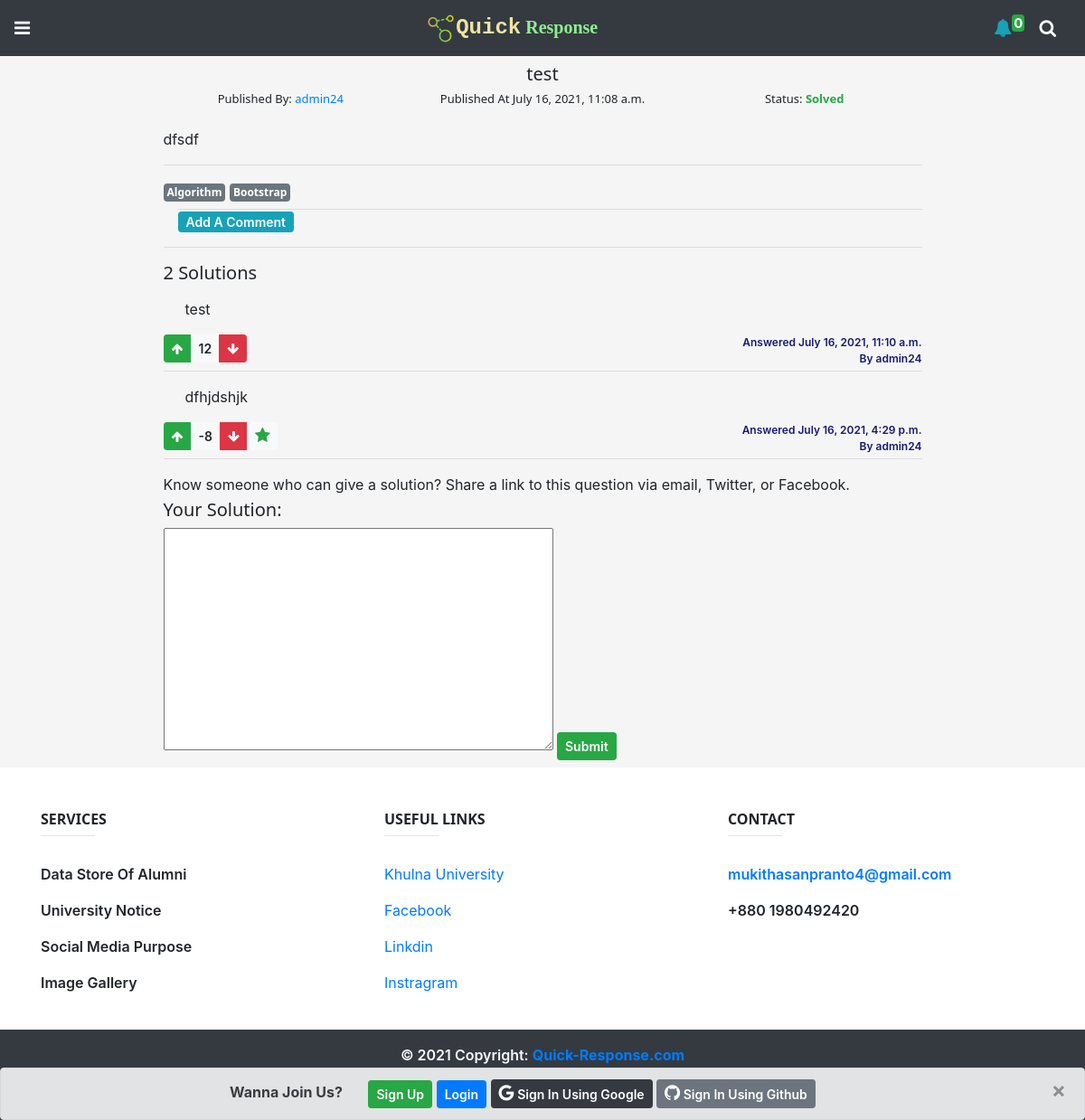
The page /problems/114/details/ on the database as committed earlier.
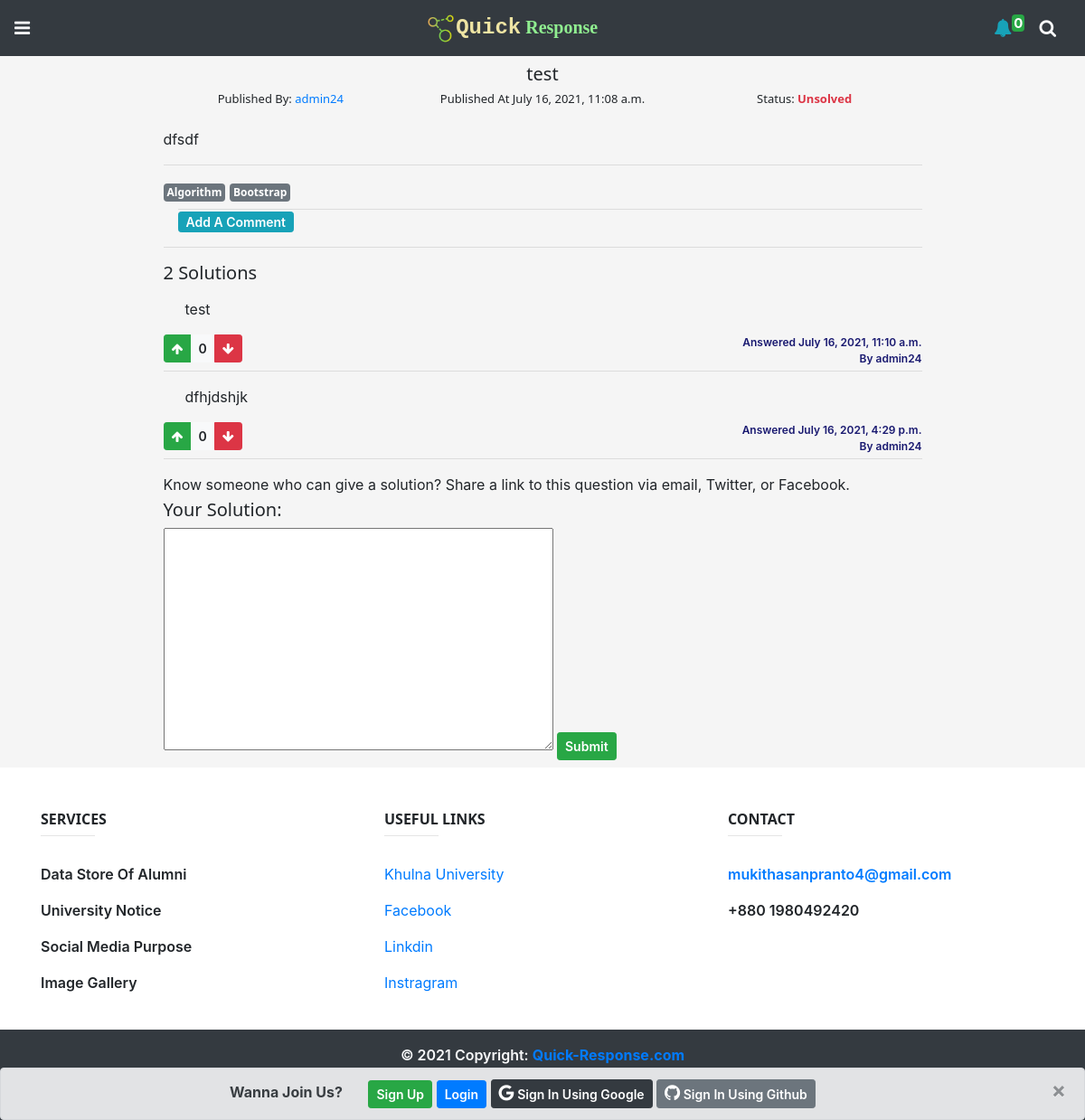
The same page on the database as committed later.
### problems/models.py (models this page shows, shortened)
class Solution(models.Model):
    author = models.ForeignKey(settings.AUTH_USER_MODEL,on_delete=models.CASCADE)
    s_body = RichTextUploadingField()
    created_on = models.DateTimeField(default=datetime.now)
    last_modified = models.DateTimeField(default=datetime.now)
    vote = models.IntegerField(default=0)
    best_answer = models.BooleanField(default=False)
    problem = models.ForeignKey('Problem', on_delete=models.CASCADE)

### problems/views.py (the view)
# urls.py: path('<int:id>/details/',problem_details,name='problem_details'),
@profile_required
def problem_details(request,id,msg=None):
    print(msg)
    problem = Problem.objects.get(id=id)
    solutions = Solution.objects.filter(problem=problem)
    sol_cnt = Solution.objects.filter(problem=problem).count()
    sol_form = SolutionForm()
    cmt_form = CommentForm()
    update_post_form = PostForm(request.POST or None,instance=problem)
    success=''
    error=''
    edit=''
    if msg == 'success':
        success = 'Solution Is Successfully Added'
    elif msg == 'error':
        error = 'Error! Solution Can\'t be Blank'
    elif msg == 'edit':
        edit = 'Problem Is Successfully Edited'
    else:
        pass
    context = {
        'problem':problem,
        'sol_form':sol_form,
        'cmt_form':cmt_form,
        'solutions':solutions,
        'total_sol':sol_cnt,
        'success':success,
        'error': error,
        'edit':edit,
        'update_post_form':update_post_form,
    }
    return render(request,"problems/problem_details.html",context)

### problems/forms.py
class SolutionForm(forms.ModelForm):
    class Meta:
        model = Solution
        fields = [
            "s_body"
        ]
        labels = {
            "s_body": "",
        }

class CommentForm(forms.ModelForm):
    class Meta:
        model = Comment
        fields = [
            "c_body",
        ]
        widgets = {
            'c_body': forms.Textarea(attrs={'rows':1,'class':'form-control','placeholder':'Leave A Comment!'}),
        }
        labels = {
            "c_body": "",
        }

### problems/models.py (called while the page is built)
    def __str__(self):
        return self.name

### problems/views.py (called while the page is built)
def profile_required(function):
    @wraps(function)
    def wrap(request, *args, **kwargs):
        if request.user.is_anonymous:
            return function(request, *args, **kwargs)
        try:
            profile = Profile.objects.get(user=request.user)
            return function(request, *args, **kwargs)
        except:
            return redirect('profile_required',request.user.id,'required')
    return wrap

### templates/problems/problem_details.html (shortened to what the changed rows need)
{% extends "base.html" %}
{% load static %}
{% block content %}
<div style="background-color: whitesmoke;" id="post_section">
    <div class="container">
        <div class="row justify-content-center">
            <div class="col-lg-9 p-2">
                <div class="row text-center">
                    <div class="col-lg-4 problem_status">
                        {% if problem.is_solved %}
                        <h6 style="font-size: small;">Status: <span class="text-success font-weight-bold">Solved</span>
                        </h6>
                        {% else %}
                        <h6 style="font-size: small;">Status: <span class="text-danger font-weight-bold">Unsolved</span>
                        </h6>
                        {% endif %}
                    </div>
                </div>
                <br>
                <div class="solution_list mt-3">
                    <hr>
                    {% if solutions %}
                    <h5>{{total_sol}} Solution{{ total_sol|pluralize:",s" }}</h5>
                    {% for sol in solutions %}
                    <div class="sol_content pl-4">
                        <p>{{sol.s_body|safe}}</p>
                    </div>
                    <div class="row pb-1">
                        <div class="col-6 text-left pr-0">
                            <div class="btn-group btn-group-sm">
                                <button type="button" class="btn btn-success" data-toggle="tooltip" title="Up Vote" data-sid="{{sol.id}}" id="upvote_btn"><i
                                        class="fa fa-arrow-up"></i></button>
                                <button type="button" class="btn btn-light" data-toggle="tooltip"
                                    title="Net Vote" id="vote_number">{{sol.vote}}</button>
                                <button type="button" class="btn btn-danger" data-toggle="tooltip" title="Down Vote" data-sid="{{sol.id}}" id="downvote_btn"><i
                                        class="fa fa-arrow-down"></i></button>
                                        {% if sol.best_answer %}
                                        <button type="button" class="btn btn-light" data-toggle="tooltip"
                                    title="Question Owner Accepted This As Best Answer"><i
                                        class="fa fa-star text-success" style="font-size: 18px;"></i></button>
                                        {% endif %}
                            </div>
                        </div>
                        <div class="col-6 text-right">
                            <div class="sol_date_author">
                                Answered {{sol.created_on}}<br>By {{sol.author}}
                            </div>
                        </div>
                    </div>
                    <hr class="m-0">
                    {% endfor %}
                    {% endif %}
                </div>
            </div>
        </div>
    </div>
</div>
{% endblock %}

Rows that differ between the two databases and show on the page:
changed Problem "test": is_solved True → False (drawn)
changed Solution "test": vote "12" → "0"
changed Solution "dfhjdshjk": vote "-8" → "0"; best_answer True → False (drawn)
Other text that changed with them:
text no longer shown: "Solved"
text now shown: "Unsolved"
